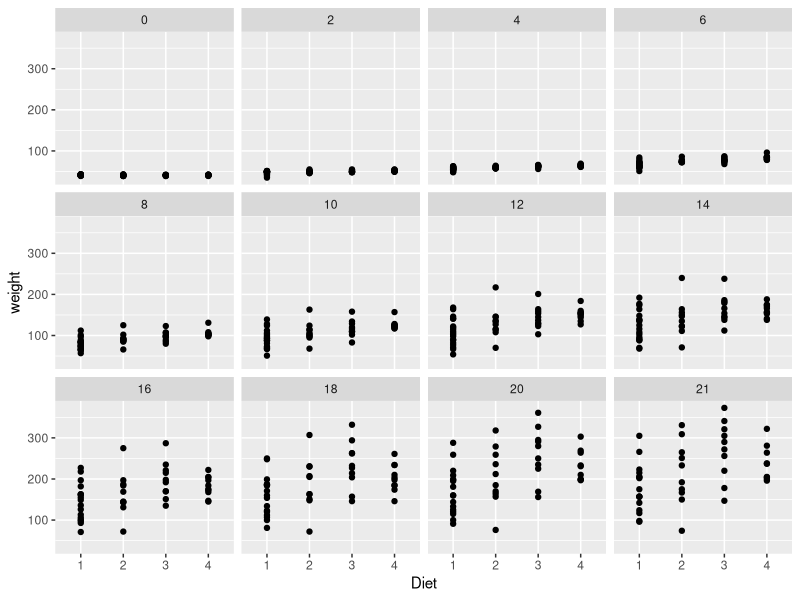
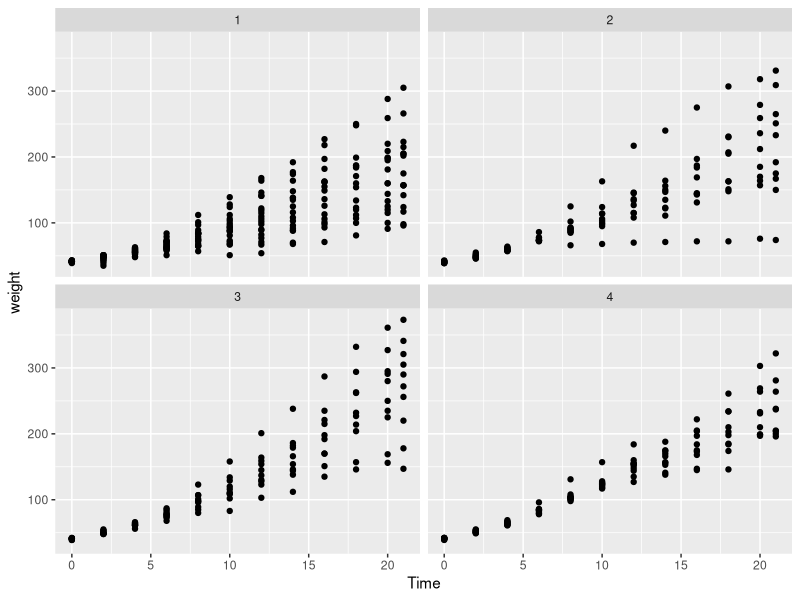
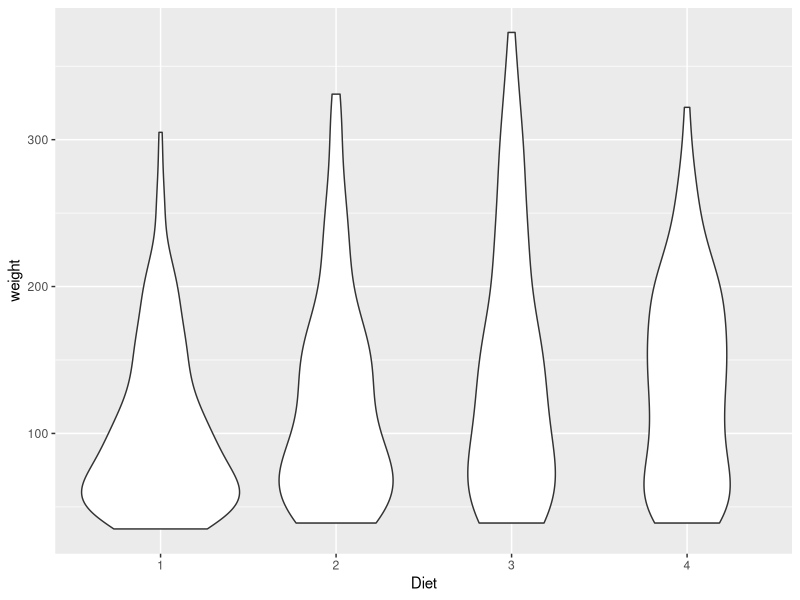
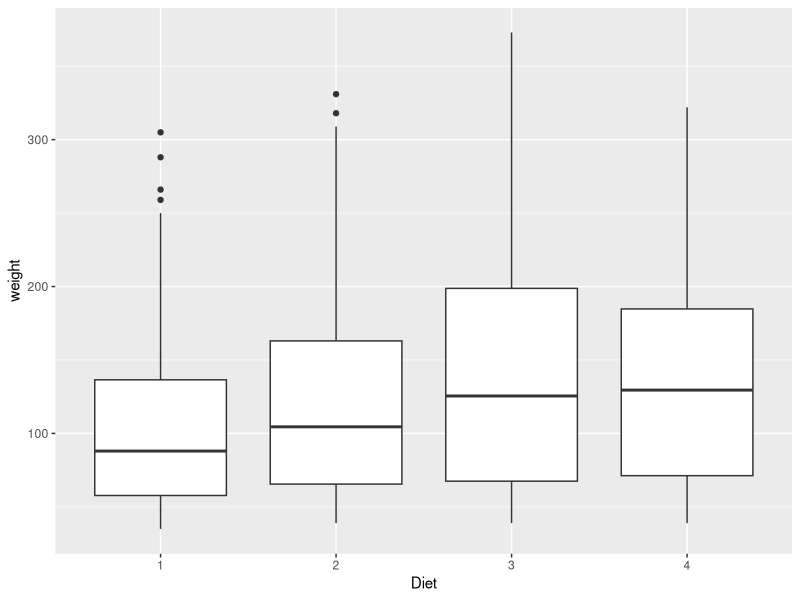

Reproduce these figures in R, in order.
## ---- chunk 1
library(dplyr)
library(ggplot2)
data("ChickWeight")
## ---- chunk 2
summary(ChickWeight)
## ---- chunk 3
ggplot(ChickWeight, mapping = aes(x = Diet, y = weight)) +
  geom_point()+
  facet_wrap(~Time)
## ---- chunk 4
ggplot(ChickWeight, mapping = aes(x = Time, y = weight)) +
  geom_point()+
  facet_wrap(~Diet)
## ---- chunk 5
ggplot(ChickWeight, mapping = aes(x = Diet, y = weight, color = Time)) +
  geom_violin()
## ---- chunk 6
ggplot(ChickWeight, mapping = aes(x = Diet, y = weight)) +
  geom_boxplot()
